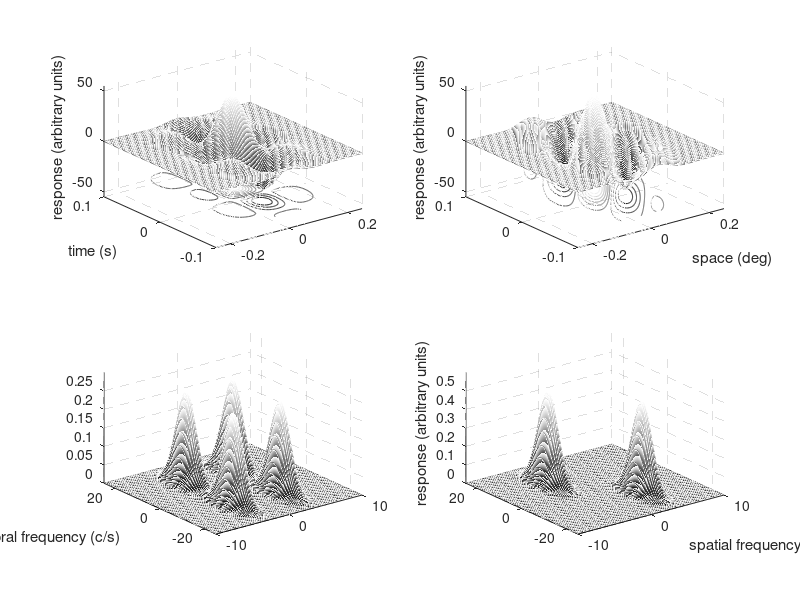
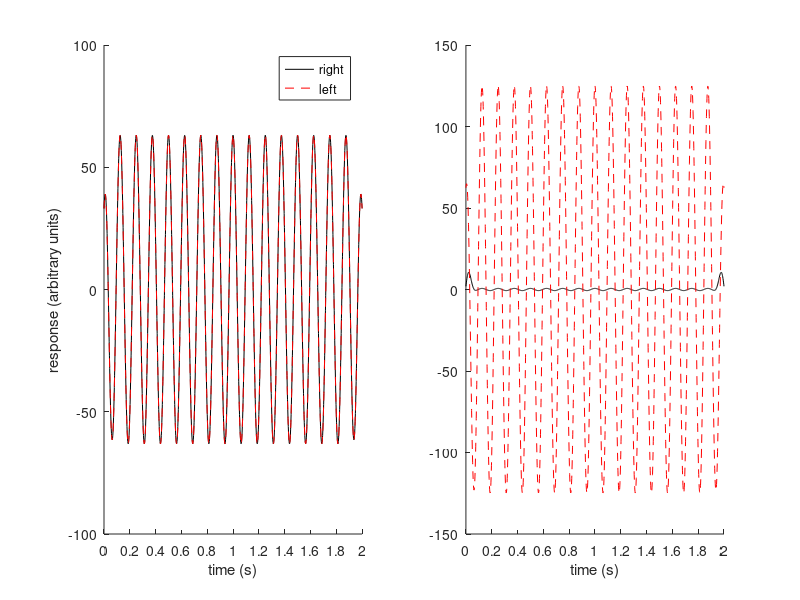
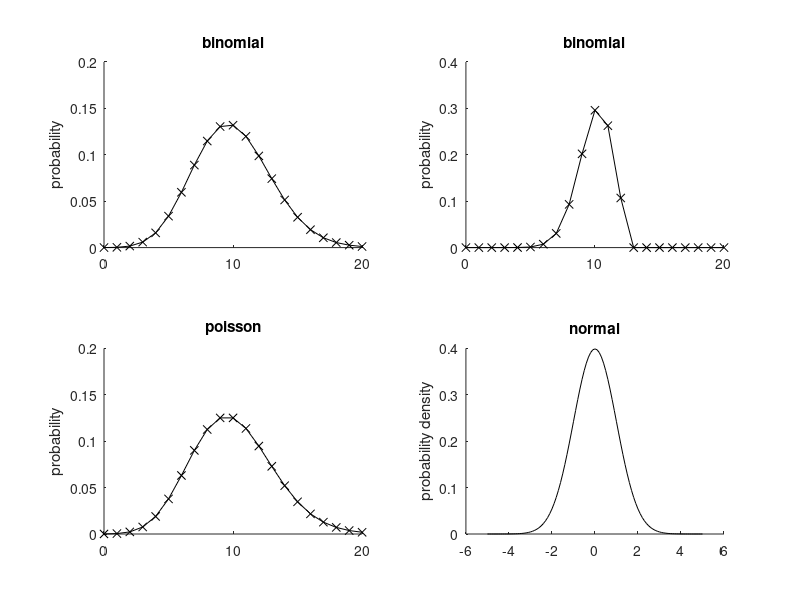

Recreate these plots in MATLAB, in order.
kt = 8;
st = 31*10^-3; %s
dt = 2 *10^-3; %s
kx = 4.2;
sx = 0.1;
N = 128;
Tend = dt*N/2;
Tstart = -dt*(N/2-1);
T = [Tstart:dt:Tend];
ft = 25;
fx = 10;
ft = linspace(-ft,ft,N);
fx = linspace(-fx,fx,N);
x = linspace(-0.25,0.25,N);
ge = zeros(N);
ge_non = zeros(N);
for j = 1:N
    for i = 1:N
        ge(j,i) = 1/(2*pi*st*sx)*exp(-T(i)^2/(2*st^2)-x(j)^2/(2*sx^2))*cos(2*pi*kt*T(i))*cos(2*pi*kx*x(j));
        ge_non(j,i) = 1/(2*pi*st*sx)*exp(-T(i)^2/(2*st^2)-x(j)^2/(2*sx^2))*cos(2*pi*(kx*x(j)-kt*T(i)));

    end
end
figure(1)
subplot(2,2,1)
meshc(x,T,ge)
colormap('gray')
xticks([-0.2 0 0.2])
xlim([-0.25 0.25])
yticks([-0.1 0 0.1])
ylim([-0.1 0.1])
ylabel('time (s)')
zticks([-50 0 50])
zlim([-55 55])
zlabel('response (arbitrary units)')
grid on
set(gca,'GridLineStyle','--')
subplot(2,2,2)
meshc(x,T,ge_non)
xticks([-0.2 0 0.2])
xlim([-0.25 0.25])
xlabel('space (deg)')
yticks([-0.1 0 0.1])
ylim([-0.1 0.1])
zticks([-50 0 50])
zlim([-55 55])
zlabel('response (arbitrary units)')
set(gca,'GridLineStyle','--')
ge_hat = zeros(N);
ge_non_hat = ge_hat;
for j = 1:N
    for i = 1:N
        c1 = exp((-sx^2*(2*pi)^2*(fx(j)+kx)^2)/2);
        c2 = exp((-sx^2*(2*pi)^2*(fx(j)-kx)^2)/2);
        c3 = exp((-sx^2*(2*pi)^2*(ft(i)+kt)^2)/2);
        c4 = exp((-sx^2*(2*pi)^2*(ft(i)-kt)^2)/2);
        ge_hat(j,i) = 1/4*(c1*c3+c1*c4+c2*c3+c2*c4);
        ge_non_hat(j,i) = 1/2*(c1*c4+c2*c3);
    end
end
subplot(2,2,3)
mesh(fx,ft,ge_hat)
xlim([-10 10])
xticks([-10 0 10])
ylim([-25 25])
yticks([-20 0 20])
ylabel('temporal frequency (c/s)') 
zlim([0 0.3])
set(gca,'GridLineStyle','--')
subplot(2,2,4)
mesh(fx,ft,ge_non_hat)
xlim([-10 10])
xticks([-10 0 10])
xlabel('spatial frequency (c/deg)') 
ylim([-25 25])
yticks([-20 0 20])
zlim([0 0.6])
zlabel('response (arbitrary units)')
set(gca,'GridLineStyle','--')

figure(2)
nx = 4;
nt = 8;
t = (0:dt:2)';
gse = 1/(sqrt(2*pi)*sx)*exp(-x.^2/(2*sx^2)).*cos(2*pi*nx*x);
gso = 1/(sqrt(2*pi)*sx)*exp(-x.^2/(2*sx^2)).*sin(2*pi*nx*x);
fte = 1/(sqrt(2*pi)*st)*exp(-T.^2/(2*st^2)).*cos(2*pi*nt*T);
fto = 1/(sqrt(2*pi)*st)*exp(-T.^2/(2*st^2)).*sin(2*pi*nt*T);
gr = cos(2*pi*(nx*repmat(x,[length(t) 1]) - nt*repmat(t,[1,N])));
gr_e_s = gr*gse';
con = conv(gr_e_s,fte);
gr_e_st = con(64:64+length(t)-1)*dt;
gl = cos(2*pi*(nx*repmat(x,[length(t) 1]) + nt*repmat(t,[1,N])));
gl_e_s = gl*gse';
con = conv(gl_e_s,fte);
gl_e_st = con(64:64+length(t)-1)*dt;
subplot(1,2,1)
plot(t, gr_e_st, 'k', t, gl_e_st, 'r--')
legend('right', 'left','location', 'best')
box off 
xticks([0:0.2:2])
xlabel('time (s)')
ylabel('response (arbitrary units)')
subplot(1,2,2)
gr_o_s = gr*gso';
con = conv(gr_o_s,fto);
gr_o_st = con(64:64+length(t)-1)*dt;
gl_o_s = gl*gso';
con = conv(gl_o_s,fto);
gl_o_st = con(64:64+length(t)-1)*dt;
plot(t,gr_e_st+gr_o_st,'k',t,gl_o_st+gl_o_st,'r--')
box off
xticks([0:0.2:2])
xlabel('time (s)')
figure(3)
X = 0:1:20;
p1 = binopdf(X, 100, 0.1);
p2 = poisspdf(X, 100*0.1);
p3 = binopdf(X, 12, 0.83);
p4 = normpdf([-5:0.1:5],0,1);
subplot(2,2,1)
plot(X,p1,'-xk')
xticks([0 10 20])
ylim([0 0.2])
yticks([0:0.05:0.2])
ylabel('probability')
title('binomial')
box off
subplot(2,2,2)
plot(X,p3,'-xk')
xticks([0 10 20])
ylim([0 0.4])
yticks([0:0.1:0.4])
ylabel('probability')
title('binomial')
box off
subplot(2,2,3)
plot(X,p2,'-xk')
xticks([0 10 20])
ylim([0 0.2])
yticks([0:0.05:0.2])
ylabel('probability')
title('poisson')
box off
subplot(2,2,4)
plot([-5:0.1:5],p4,'-k')
ylim([0 0.4])
yticks([0:0.1:0.4])
ylabel('probability density')
title('normal')
box off
